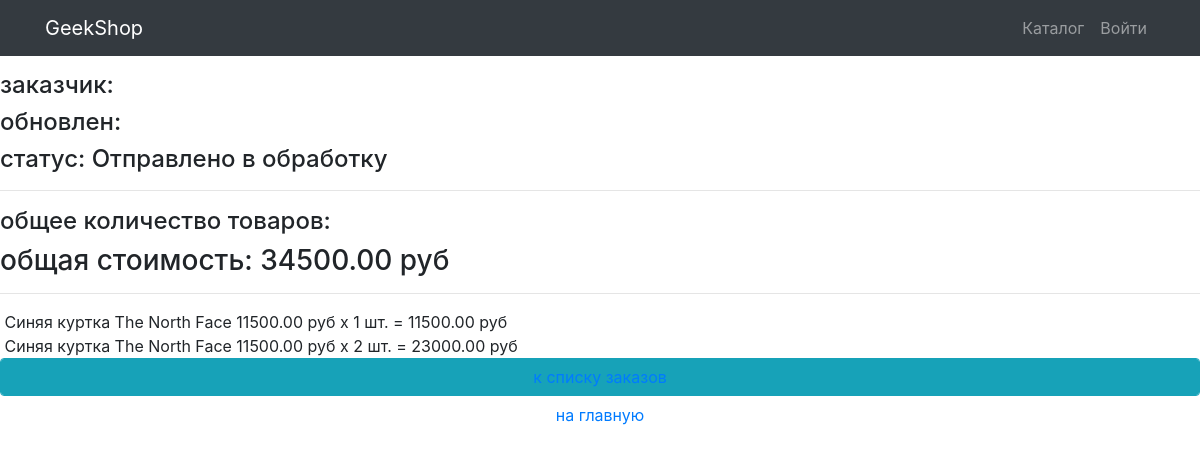
The page /orders/read/6/ on the database its author committed.
### ordersapp/models.py (models this page shows, shortened)
class Order(models.Model):
    FORMING = 'FM'
    SEND_TO_PROCEED = 'STP'
    PAID = 'PD'
    PROCEED = 'PRD'
    READY = 'RDY'
    CANCEL = 'CNC'
    ORDER_CHOICES = (
        (FORMING, 'Формирование'),
        (SEND_TO_PROCEED, 'Отправлено в обработку'),
        (PAID, 'Оплачено'),
        (PROCEED, 'Обрабатывается'),
        (READY, 'Готов к выдаче'),
        (CANCEL, 'Отмена'),
    )
    user = models.ForeignKey(settings.AUTH_USER_MODEL,
                             on_delete=models.CASCADE
                             )
    create_at = models.DateTimeField(verbose_name='created_at',
                                     auto_now_add=True
                                     )
    update_at = models.DateTimeField(verbose_name='update_at',
                                     auto_now=True
                                     )
    status = models.CharField(verbose_name='status',
                              max_length=3,
                              default=FORMING,
                              choices=ORDER_CHOICES
                              )
    is_active = models.BooleanField(verbose_name='active', default=True)
    def get_total_cost(self):
        items = self.orderitems.select_related()
        return sum(list(map(lambda x: x.get_total_qty(), items)))

class OrderItem(models.Model):
    order = models.ForeignKey(
        Order, related_name='orderitems', on_delete=models.CASCADE)
    products = models.ForeignKey(
        Product, verbose_name='product', on_delete=models.CASCADE)
    qty = models.PositiveBigIntegerField(verbose_name='quantity', default=0)
    def get_total_qty(self):
        return self.products.price * self.qty

### productsapp/models.py (models this page shows, shortened)
class Product(models.Model):
    name = models.CharField(max_length=256)
    image = models.ImageField(upload_to='product_images', blank=True)
    description = models.TextField(blank=True, null=True)
    price = models.DecimalField(max_digits=8, decimal_places=2, default=0)
    quantity = models.PositiveIntegerField(default=0)
    category = models.ForeignKey(ProductCategory, on_delete=models.CASCADE)

### ordersapp/views.py (the view)
# urls.py: path('read/<int:pk>/', OrderDetail.as_view(), name='read'),
class OrderDetail(DetailView):
    model = Order
    def get_context_data(self, **kwargs):
        context = super(OrderDetail, self).get_context_data(**kwargs)
        context['title'] = 'заказ/просмотр'
        return context

### ordersapp/templates/ordersapp/order_detail.html (shortened to what this page needs)
{% extends "products/base.html" %}
{% load static %}
{% block content %}
   {% include 'ordersapp/includes/inc_order_summary.html' %}
   <div class="basket_list">
       {% for item in object.orderitems.select_related %}
           <div class="basket_record">
               <span class="product_name">{{ item.products.name }}</span>
               <span class="product_price">
                   {{ item.products.price }}&nbspруб
               </span>
               <span class="product_quantitiy">
                   x {{ item.qty }} шт.
               </span>
               <span class="product_cost">
                    = {{ item.get_total_qty }}&nbspруб
               </span>
           </div>
       {% endfor %}
   </div>
   {% include 'ordersapp/includes/inc_order_actions.html' %}
{% endblock %}

### ordersapp/templates/ordersapp/includes/inc_order_summary.html (shortened to what this page needs)
{% if object %}
<div class="h2">Заказ №{{ object.pk }} от {{ object.created|date:"Y-m-d H:i:s" }}</div>
<div class="h4">заказчик: {{ user.last_name }} {{ user.first_name }} </div>
<div class="h4">обновлен: {{ object.updated|date:"Y-m-d H:i:s" }}</div>
<div class="h4">cтатус: {{ object.get_status_display }}</div>
<hr>
<div class="h4">
    общее количество товаров:
</div>
<div class="h3">
    общая стоимость: <span class="order_total_cost">{{ object.get_total_cost }}</span> руб
</div>
{% endif %}
<hr>

### rows shown on the page
Order: status "Отправлено в обработку", get_total_cost "34500.00"
OrderItem: products.name "Синяя куртка The North Face", products.price "11500.00", qty "1", get_total_qty "11500.00"
OrderItem: products.name "Синяя куртка The North Face", products.price "11500.00", qty "2", get_total_qty "23000.00"
